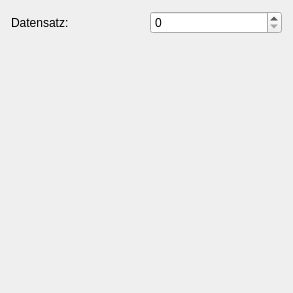
<?xml version="1.0" encoding="UTF-8"?>
<ui version="4.0">
 <class>Widget</class>
 <widget class="QWidget" name="Widget">
  <property name="geometry">
   <rect>
    <x>0</x>
    <y>0</y>
    <width>293</width>
    <height>293</height>
   </rect>
  </property>
  <property name="windowTitle">
   <string>Form</string>
  </property>
  <layout class="QVBoxLayout" name="verticalLayout" stretch="0,1">
   <item>
    <layout class="QHBoxLayout" name="horizontalLayout">
     <item>
      <widget class="QLabel" name="label">
       <property name="text">
        <string>Datensatz:</string>
       </property>
      </widget>
     </item>
     <item>
      <widget class="QSpinBox" name="spinBox"/>
     </item>
    </layout>
   </item>
   <item>
    <widget class="QwtPlot" name="plot" native="true"/>
   </item>
  </layout>
 </widget>
 <customwidgets>
  <customwidget>
   <class>QwtPlot</class>
   <extends>QWidget</extends>
   <header location="global">QwtPlot</header>
   <container>1</container>
  </customwidget>
 </customwidgets>
 <resources/>
 <connections/>
</ui>
